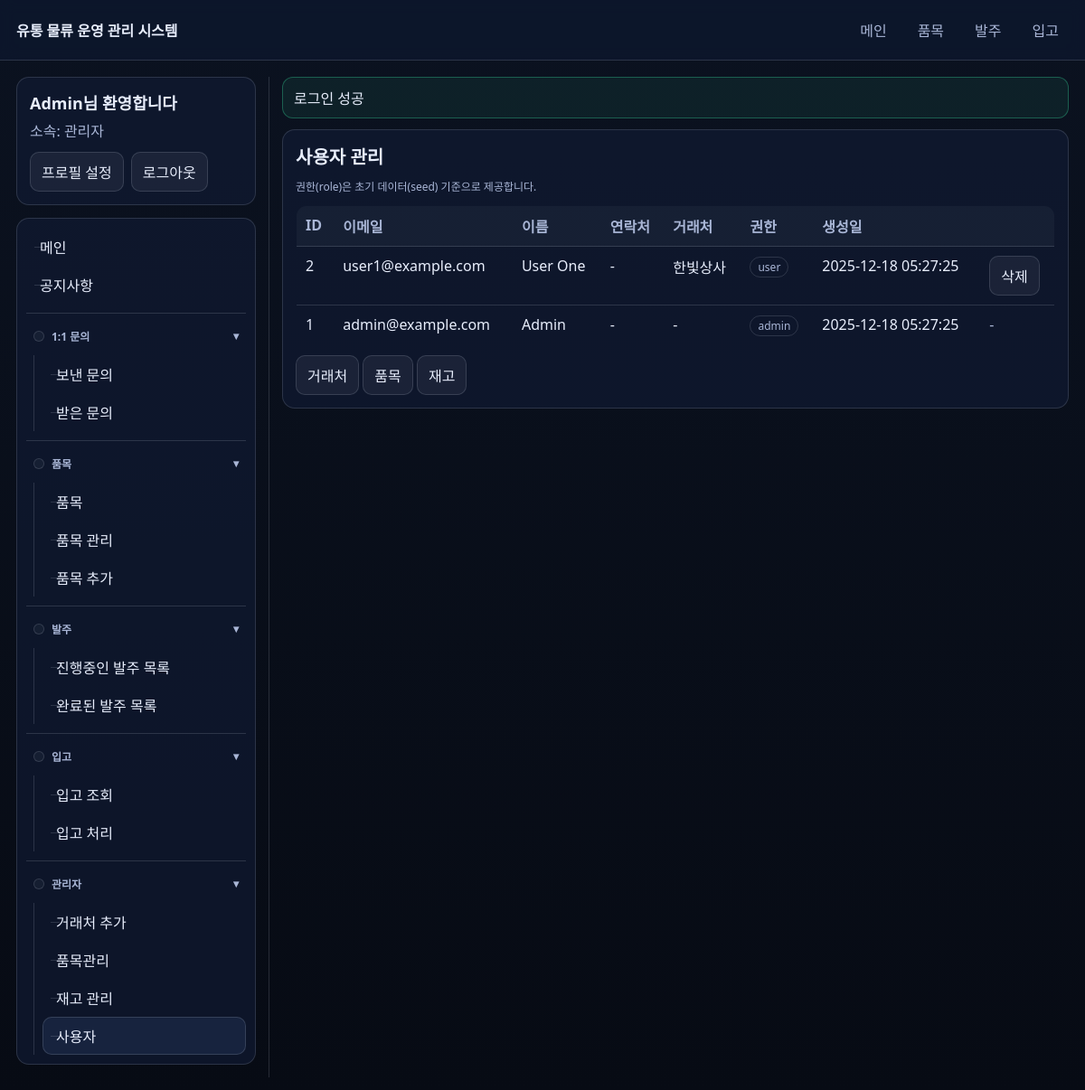
The page /admin/users.php (signed in) on the database its author committed.
### tables this page shows
CREATE TABLE users (
  id BIGINT UNSIGNED NOT NULL AUTO_INCREMENT,
  email VARCHAR(190) NOT NULL,
  password_hash VARCHAR(255) NOT NULL,
  name VARCHAR(100) NOT NULL,
  phone VARCHAR(50) NULL,
  role ENUM('admin','user') NOT NULL DEFAULT 'user',
  supplier_id BIGINT UNSIGNED NULL,
  created_at DATETIME NOT NULL DEFAULT CURRENT_TIMESTAMP,
  updated_at DATETIME NOT NULL DEFAULT CURRENT_TIMESTAMP ON UPDATE CURRENT_TIMESTAMP,
  PRIMARY KEY (id),
  UNIQUE KEY uq_users_email (email),
  KEY idx_users_supplier (supplier_id),
  CONSTRAINT fk_users_supplier FOREIGN KEY (supplier_id) REFERENCES suppliers(id)
    ON UPDATE CASCADE ON DELETE SET NULL
);

CREATE TABLE suppliers (
  id BIGINT UNSIGNED NOT NULL AUTO_INCREMENT,
  name VARCHAR(150) NOT NULL,
  contact_name VARCHAR(100) NULL,
  phone VARCHAR(50) NULL,
  email VARCHAR(190) NULL,
  notes TEXT NULL,
  created_at DATETIME NOT NULL DEFAULT CURRENT_TIMESTAMP,
  updated_at DATETIME NOT NULL DEFAULT CURRENT_TIMESTAMP ON UPDATE CURRENT_TIMESTAMP,
  PRIMARY KEY (id),
  UNIQUE KEY uq_suppliers_name (name)
);

### includes/bootstrap.php (called while the page is built, shortened)
<?php
function e(?string $value): string {
  return htmlspecialchars((string)$value, ENT_QUOTES | ENT_SUBSTITUTE, 'UTF-8');
}
function url(string $path): string {
  $path = '/' . ltrim($path, '/');
  return $path;
}
function starts_with(string $haystack, string $needle): bool {
  return strncmp($haystack, $needle, strlen($needle)) === 0;
}
spl_autoload_register(function ($class) {
  $base = __DIR__ . '/../classes/';
  $path = $base . str_replace('\\', '/', $class) . '.php';
});
require_once __DIR__ . '/flash.php';
require_once __DIR__ . '/auth.php';

### includes/auth.php (called while the page is built, shortened)
<?php
function current_user(): ?array {
  return $_SESSION['user'] ?? null;
}
function is_admin(): bool {
  $u = current_user();
  return $u && ($u['role'] ?? '') === 'admin';
}

### classes/User.php (called while the page is built, shortened)
<?php
final class User {
  public static function listAll(PDO $db): array {
    try {
      $st = $db->query('SELECT u.id, u.email, u.name, u.phone, u.role, u.supplier_id, u.created_at, sp.name AS supplier_name
                        FROM users u
                        LEFT JOIN suppliers sp ON sp.id = u.supplier_id
                        ORDER BY u.id DESC');
      return $st->fetchAll();
    } catch (PDOException $e) {
      $st = $db->query('SELECT u.id, u.email, u.name, u.role, u.supplier_id, u.created_at, sp.name AS supplier_name
                        FROM users u
                        LEFT JOIN suppliers sp ON sp.id = u.supplier_id
                        ORDER BY u.id DESC');
      $rows = $st->fetchAll();
      foreach ($rows as &$r) {
        $r['phone'] = null;
      }
      unset($r);
      return $rows;
    }
  }
}

### includes/flash.php (called while the page is built, shortened)
<?php
function flash_get(): ?array {
  $flash = $_SESSION[FLASH_KEY];
  return is_array($flash) ? $flash : null;
}

### admin/users.php (the view, shortened to what this page needs)
<?php
require_once __DIR__ . '/../includes/bootstrap.php';
$db = db();
$users = User::listAll($db);
require_once __DIR__ . '/../includes/header.php';
?>
<div class="card">
  <h1 class="h1">사용자 관리</h1>
  <div class="small">권한(role)은 초기 데이터(seed) 기준으로 제공합니다.</div>
  <table class="table">
    <thead>
      <tr>
        <th>ID</th>
        <th>이메일</th>
        <th>이름</th>
        <th>연락처</th>
        <th>거래처</th>
        <th>권한</th>
        <th>생성일</th>
        <th></th>
      </tr>
    </thead>
    <tbody>
      <?php foreach ($users as $u): ?>
        <tr>
          <td><?= e((string)$u['id']) ?></td>
          <td><?= e($u['email']) ?></td>
          <td><?= e($u['name']) ?></td>
          <td><?= e(($u['phone'] ?? '') ?: '-') ?></td>
          <td><?= e($u['supplier_name'] ?: '-') ?></td>
          <td><span class="badge"><?= e($u['role']) ?></span></td>
          <td><?= e($u['created_at']) ?></td>
          <td style="white-space:nowrap">
            <?php if ((int)$u['id'] === (int)current_user()['id']): ?>
              <span class="muted">-</span>
            <?php else: ?>
              <form method="post" action="<?= e(url('/admin/users.php')) ?>" style="display:inline" onsubmit="return confirm('정말 삭제하시겠습니까?')">
                <button class="btn secondary" type="submit">삭제</button>
              </form>
            <?php endif; ?>
          </td>
        </tr>
      <?php endforeach; ?>
    </tbody>
  </table>
  <div style="margin-top:10px">
    <a class="btn secondary" href="<?= e(url('/admin/suppliers.php')) ?>">거래처</a>
    <a class="btn secondary" href="<?= e(url('/admin/items.php')) ?>">품목</a>
    <a class="btn secondary" href="<?= e(url('/admin/inventory.php')) ?>">재고</a>
  </div>
</div>
<?php require_once __DIR__ . '/../includes/footer.php'; ?>

### includes/header.php (shortened to what this page needs)
<?php
$me = current_user();
$path = parse_url($_SERVER['REQUEST_URI'] ?? '', PHP_URL_PATH) ?: '';
function nav_active(string $needle, string $path): string {
  return starts_with($path, $needle) ? 'active' : '';
}
$isAuthPage = (!$me && $path === '/login.php');
?><!doctype html>
<html lang="ko">
<head>
  <link rel="stylesheet" href="<?= e(url('/assets/app.css')) ?>" />
</head>
<body>
  <?php if (!$isAuthPage): ?>
    <div class="topbar">
      <div class="brand"><a class="brand" href="<?= e(url('/index.php')) ?>"><?= e(APP_NAME) ?></a></div>
      <div class="nav">
        <a class="<?= e(nav_active('/index.php', $path)) ?>" href="<?= e(url('/index.php')) ?>">메인</a>
        <a class="<?= e(nav_active('/items.php', $path)) ?>" href="<?= e(url('/items.php')) ?>">품목</a>
        <a class="<?= e(nav_active('/po', $path)) ?>" href="<?= e(url('/po_list.php')) ?>">발주</a>
        <a class="<?= e(nav_active('/receipt', $path)) ?>" href="<?= e(url('/receipt_list.php')) ?>">입고</a>
      </div>
    </div>
  <?php endif; ?>
  <?php if ($me): ?>
    <div class="layout">
      <aside class="sidebar">
        <div class="sidebar-card">
          <div class="sidebar-user-name"><?= e($me['name']) ?>님 환영합니다</div>
          <div class="sidebar-user-meta">
            <div class="muted">
              소속:
              <?php if (is_admin()): ?>
                <?= e('관리자') ?>
              <?php else: ?>
                <?= e(($me['supplier_name'] ?? '') ?: ('거래처 #' . (int)($me['supplier_id'] ?? 0))) ?>
              <?php endif; ?>
            </div>
          </div>
          <div class="sidebar-user-actions">
            <a class="btn secondary" href="<?= e(url('/profile.php')) ?>">프로필 설정</a>
            <a class="btn secondary" href="<?= e(url('/logout.php')) ?>">로그아웃</a>
          </div>
        </div>
        <div class="sidebar-card sidebar-tree">
          <a class="tree-link <?= e(nav_active('/index.php', $path)) ?>" href="<?= e(url('/index.php')) ?>">메인</a>
          <a class="tree-link <?= e(nav_active('/notice', $path)) ?>" href="<?= e(url('/notice.php')) ?>">공지사항</a>
          <details class="tree-group" open>
            <summary class="tree-summary">1:1 문의</summary>
            <div class="tree-items">
              <a class="tree-link <?= e(nav_active('/inquiry', $path)) ?>" href="<?= e(url('/inquiry_list.php?box=sent')) ?>">보낸 문의</a>
              <a class="tree-link <?= e(nav_active('/inquiry', $path)) ?>" href="<?= e(url('/inquiry_list.php?box=received')) ?>">받은 문의</a>
            </div>
          </details>
          <details class="tree-group" open>
            <summary class="tree-summary">품목</summary>
            <div class="tree-items">
              <a class="tree-link <?= e(nav_active('/items.php', $path)) ?>" href="<?= e(url('/items.php')) ?>">품목</a>
              <?php if (is_admin()): ?>
                <a class="tree-link <?= e(nav_active('/admin/items.php', $path)) ?>" href="<?= e(url('/admin/items.php')) ?>">품목 관리</a>
              <?php else: ?>
                <a class="tree-link <?= e(nav_active('/inventory_manage.php', $path)) ?>" href="<?= e(url('/inventory_manage.php')) ?>">품목 관리</a>
              <?php endif; ?>
              <a class="tree-link" href="<?= e(url('/items.php#catalog-add')) ?>">품목 추가</a>
            </div>
          </details>
          <details class="tree-group" open>
            <summary class="tree-summary">발주</summary>
            <div class="tree-items">
              <a class="tree-link" href="<?= e(url('/po_list.php?status=OPEN')) ?>">진행중인 발주 목록</a>
              <a class="tree-link" href="<?= e(url('/po_list.php?status=RECEIVED')) ?>">완료된 발주 목록</a>
            </div>
          </details>
          <details class="tree-group" open>
            <summary class="tree-summary">입고</summary>
            <div class="tree-items">
              <a class="tree-link <?= e(nav_active('/receipt_list.php', $path)) ?>" href="<?= e(url('/receipt_list.php')) ?>">입고 조회</a>
              <a class="tree-link <?= e(nav_active('/receipt_create.php', $path)) ?>" href="<?= e(url('/receipt_create.php')) ?>">입고 처리</a>
            </div>
          </details>
          <?php if (is_admin()): ?>
            <details class="tree-group" open>
              <summary class="tree-summary">관리자</summary>
              <div class="tree-items">
                <a class="tree-link <?= e(nav_active('/admin/suppliers.php', $path)) ?>" href="<?= e(url('/admin/suppliers.php')) ?>">거래처 추가</a>
                <a class="tree-link <?= e(nav_active('/admin/items.php', $path)) ?>" href="<?= e(url('/admin/items.php')) ?>">품목관리</a>
                <a class="tree-link <?= e(nav_active('/admin/inventory.php', $path)) ?>" href="<?= e(url('/admin/inventory.php')) ?>">재고 관리</a>
                <a class="tree-link <?= e(nav_active('/admin/users.php', $path)) ?>" href="<?= e(url('/admin/users.php')) ?>">사용자</a>
              </div>
            </details>
          <?php endif; ?>
        </div>
      </aside>
      <main class="main">
        <div class="container">
          <?php $flash = flash_get(); if ($flash): ?>
            <div class="flash <?= e($flash['type']) ?>">
              <?= e($flash['message']) ?>
            </div>
          <?php endif; ?>
  <?php endif; ?>

### assets/app.css (style rules this page uses)
:root { --bg:#0b1220;--card:#101b33;--text:#e8eefc;--muted:#a9b6d6;--border:rgba(232,238,252,.14);--accent:#7aa2ff;--danger:#ff6b6b;--ok:#36d399; }
* { box-sizing:border-box }
body { margin:0;font-family:system-ui,-apple-system,Segoe UI,Roboto,Helvetica,Arial,sans-serif;background:linear-gradient(180deg,var(--bg),#070b14);color:var(--text) }
a { color:var(--accent);text-decoration:none }
.container { max-width:1100px;margin:0 auto;padding:18px }
.topbar { display:flex;align-items:center;justify-content:space-between;gap:12px;padding:14px 18px;border-bottom:1px solid var(--border);background:rgba(16,27,51,.55);backdrop-filter:blur(8px);position:sticky;top:0;z-index:10 }
.brand { font-weight:700;color:var(--text) }
.nav { display:flex;gap:12px;flex-wrap:wrap;align-items:center }
.nav a { color:var(--muted);padding:6px 10px;border-radius:8px;border:1px solid transparent }
.card { background:rgba(16,27,51,.70);border:1px solid var(--border);border-radius:14px;padding:14px }
.h1 { font-size:20px;margin:0 0 10px 0;word-break:keep-all;overflow-wrap:normal;white-space:nowrap }
.muted { color:var(--muted) }
.table { width:100%;border-collapse:collapse;overflow:hidden;border-radius:12px;border:1px solid var(--border);word-break:keep-all;overflow-wrap:normal }
.table th,.table td { padding:10px 10px;border-bottom:1px solid var(--border);text-align:left;vertical-align:top }
.table th { color:var(--muted);font-weight:600;background:rgba(232,238,252,.04);white-space:nowrap }
.badge { display:inline-block;padding:2px 8px;border-radius:999px;border:1px solid var(--border);font-size:12px;color:var(--muted) }
.btn { display:inline-block;padding:9px 12px;border-radius:10px;border:1px solid var(--border);background:rgba(122,162,255,.12);color:var(--text);cursor:pointer;font:inherit }
.btn.secondary { background:rgba(232,238,252,.06) }
.flash { padding:10px 12px;border-radius:12px;border:1px solid var(--border);margin:0 0 12px 0 }
.flash.success { border-color:rgba(54,211,153,.35);background:rgba(54,211,153,.08) }
.small { font-size:12px;color:var(--muted) }
.layout { display:flex;gap:14px;max-width:1300px;margin:0 auto;padding:18px }
.sidebar { width:280px;flex:0 0 280px;border-right:1px solid var(--border);padding-right:14px }
.main { flex:1;min-width:0 }
.layout .container { max-width:1100px;margin:0 auto;padding:0 }
.sidebar-card { background:rgba(16,27,51,.70);border:1px solid var(--border);border-radius:14px;padding:14px;margin-bottom:14px }
.sidebar-user-name { font-size:18px;font-weight:800;margin-bottom:6px }
.sidebar-user-meta { display:flex;flex-direction:column;gap:6px }
.sidebar-user-actions { display:flex;gap:8px;flex-wrap:wrap;margin-top:12px }
.sidebar-tree { padding:10px }
.tree-group { border-top:1px solid var(--border);padding-top:10px;margin-top:10px }
.tree-summary { list-style:none;cursor:pointer;user-select:none;color:var(--muted);font-weight:700;font-size:12px;display:flex;align-items:center;gap:8px;padding:6px 8px;border-radius:10px }
.tree-summary::before { content:'';width:10px;height:10px;border:1px solid var(--border);border-radius:999px;display:inline-block;flex:0 0 10px;background:rgba(232,238,252,.04) }
.tree-summary::after { content:'▸';margin-left:auto;color:var(--muted);font-size:12px;transform:translateY(-1px) }
.tree-group[open]>.tree-summary::after { content:'▾' }
.tree-items { position:relative;margin-top:6px;padding-left:18px }
.tree-items::before { content:'';position:absolute;left:8px;top:0;bottom:0;width:1px;background:var(--border) }
.tree-link { display:block;position:relative;padding:8px 10px 8px 14px;border-radius:10px;color:var(--text);border:1px solid transparent }
.tree-link::before { content:'';position:absolute;left:8px;top:50%;width:10px;height:1px;background:var(--border) }
.tree-link.active { border-color:var(--border);background:rgba(122,162,255,.10) }

### rows shown on the page
users: name "Admin", id "1", email "admin@example.com", phone "-", supplier_name "-", role "admin", created_at "2025-12-18 05:27:25"
users: id "2", email "user1@example.com", name "User One", phone "-", supplier.name "한빛상사", role "user", created_at "2025-12-18 05:27:25"

### other values the page prints
APP_NAME "유통 물류 운영 관리 시스템"
$flash['message'] "로그인 성공"
